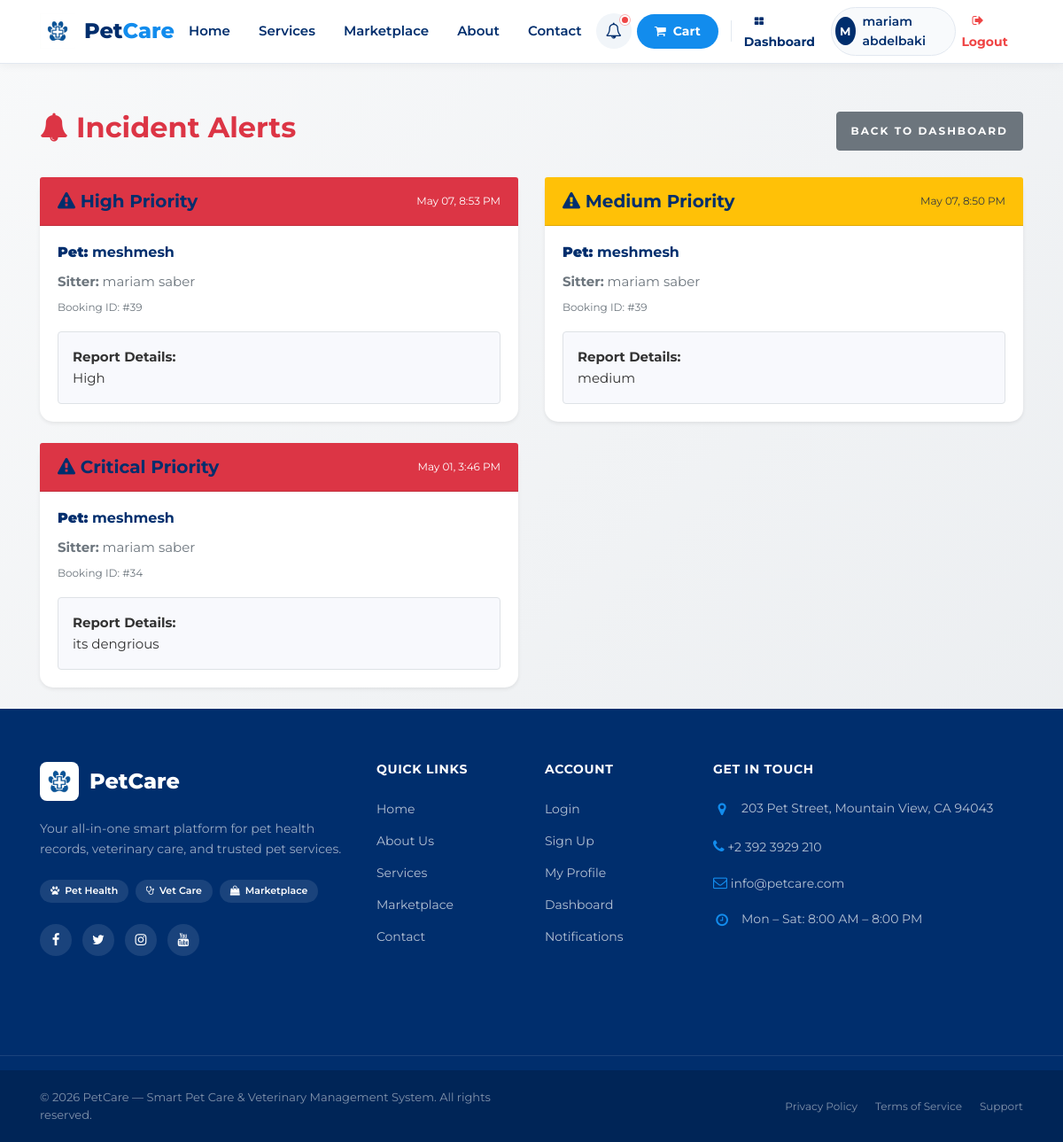
The app's page /petowner/incidents (signed in) with its own data.
### tables this page shows
CREATE TABLE `incidents` (
  `IncidentID` int(11) NOT NULL,
  `BookingID` int(11) NOT NULL,
  `SitterID` int(11) NOT NULL,
  `OwnerID` int(11) NOT NULL,
  `PetID` int(11) NOT NULL,
  `Description` text NOT NULL,
  `Severity` enum('Low','Medium','High','Critical') DEFAULT 'Low',
  `Status` enum('Open','Resolved') DEFAULT 'Open',
  `ReportedAt` timestamp NOT NULL DEFAULT current_timestamp()
);

CREATE TABLE `pet` (
  `PetID` int(11) NOT NULL,
  `OwnerID` int(11) NOT NULL,
  `PetName` varchar(150) DEFAULT NULL,
  `Species` varchar(100) NOT NULL,
  `Age` int(11) DEFAULT NULL,
  `Gender` enum('Male','Female') DEFAULT NULL,
  `Weight` decimal(5,2) DEFAULT NULL,
  `Allergies` text DEFAULT NULL,
  `HandlingInstructions` text DEFAULT NULL,
  `BehaviorNotes` text DEFAULT NULL,
  `passport_ready` tinyint(1) DEFAULT 0
);

CREATE TABLE `serviceprovider` (
  `ProviderID` int(11) NOT NULL,
  `Name` varchar(100) NOT NULL,
  `ServiceType` varchar(50) DEFAULT NULL
);

### App/Controllers/PetOwnerController.php (called while the page is built, shortened)
<?php
class PetOwnerController extends Controller
{
    public function incidents()
    {
        $incidentModel = new Incident();
        $data['incidents'] = $incidentModel->getByOwner($_SESSION['id']);
        $this->view('PetOwner/incidents', $data);
    }
}

### App/Core/App.php (called while the page is built, shortened)
<?php
class App
{
    private $method     = 'index';
    public function splitUrl()
    {
        $url = $_GET['url'] ?? 'home';
        $url = rtrim($url, '/');
        $url = explode('/', $url);
        return $url;
    }
    public function run()
    {
        $url = $this->splitUrl();
        $controller = new $this->controller;
        if (! empty($url[1])) {
            if (method_exists($controller, $url[1])) {
                $this->method = $url[1];
            } else {
                require_once __DIR__ . '/../Controllers/Error404Controller.php';
                $this->controller = 'Error404Controller';
                $controller = new $this->controller;
                $this->method = 'index';
            }
        }
        $params = [];
call_user_func_array(
    [$controller, $this->method],
    $params
);
    }
}

### Public/index.php (called while the page is built, shortened)
<?php
$app = new App;
$app->run();

### App/Core/Database.php (called while the page is built)
<?php
trait Database
{
    public function connect()
    {
        $string = "mysql:host=" . DBHOST . ";dbname=" . DBNAME . ";charset=utf8mb4";
        $options = [
            PDO::ATTR_ERRMODE            => PDO::ERRMODE_EXCEPTION,
            PDO::ATTR_DEFAULT_FETCH_MODE => PDO::FETCH_ASSOC,
        ];
        $connection = new PDO($string, DBUSER, DBPASS, $options);
        return $connection;
    }
    public function query($query, $data = [])
    {
        try {
            $stmt  = $this->connect()->prepare($query);
            $check = $stmt->execute($data);
            if ($check) {
                $result = $stmt->fetchAll(PDO::FETCH_ASSOC);
                if (is_array($result) && count($result) > 0) {
                    return $result;
                } else {
                    return $stmt->rowCount() > 0 ? true : false;
                }
            } else {
                return false;
            }
        } catch (PDOException $e) {
            error_log("DB Error: " . $e->getMessage());
            return false;
        }
    }
}

### App/models/Incident.php (called while the page is built, shortened)
<?php
class Incident
{
    public function getByOwner($ownerId)
    {
        $query = "SELECT i.*, p.PetName, s.Name as SitterName
                  FROM incidents i
                  LEFT JOIN pet p ON i.PetID = p.PetID
                  LEFT JOIN serviceprovider s ON i.SitterID = s.ProviderID
                  WHERE i.OwnerID = :OwnerID
                  ORDER BY i.ReportedAt DESC";
        return $this->query($query, ['OwnerID' => $ownerId]);
    }
}

### App/views/PetOwner/incidents.php (the view)
<?php require __DIR__ . '/../layouts/header.php'; ?>
<?php require __DIR__ . '/../layouts/navbar.php'; ?>
<section class="container mt-5">
    <div class="row">
        <div class="col-md-12">
            <div class="d-flex justify-content-between align-items-center mb-4">
                <h2 class="text-danger"><i class="fa fa-bell"></i> Incident Alerts</h2>
                <a href="<?= ROOT ?>/PetOwner/dashboard" class="btn btn-secondary">Back to Dashboard</a>
            </div>
            <?php if (empty($incidents)): ?>
                <div class="alert alert-success p-4 text-center">
                    <i class="fa fa-check-circle fa-3x mb-3"></i>
                    <h5>All Clear!</h5>
                    <p class="mb-0">There are no reported incidents or emergencies for any of your pets.</p>
                </div>
            <?php else: ?>
                <div class="row">
                    <?php foreach ($incidents as $incident): ?>
                        <div class="col-md-6 mb-4">
                            <?php
                                $borderColor = 'border-warning';
                                $headerColor = 'bg-warning text-dark';
                                if ($incident['Severity'] == 'High' || $incident['Severity'] == 'Critical') {
                                    $borderColor = 'border-danger';
                                    $headerColor = 'bg-danger text-white';
                                }
                            ?>
                            <div class="card shadow-sm <?= $borderColor ?>">
                                <div class="card-header <?= $headerColor ?> d-flex justify-content-between align-items-center">
                                    <h5 class="mb-0"><i class="fa fa-exclamation-triangle"></i> <?= htmlspecialchars($incident['Severity']) ?> Priority</h5>
                                    <small><?= date('M d, g:i A', strtotime($incident['ReportedAt'])) ?></small>
                                </div>
                                <div class="card-body">
                                    <h6 class="card-title"><strong>Pet:</strong> <?= htmlspecialchars($incident['PetName']) ?></h6>
                                    <p class="card-text text-muted mb-1"><strong>Sitter:</strong> <?= htmlspecialchars($incident['SitterName'] ?? 'Unknown Sitter') ?></p>
                                    <p class="card-text text-muted mb-3"><small>Booking ID: #<?= htmlspecialchars($incident['BookingID']) ?></small></p>
                                    <div class="p-3 bg-light rounded border">
                                        <strong>Report Details:</strong><br>
                                        <?= nl2br(htmlspecialchars($incident['Description'])) ?>
                                    </div>
                                </div>
                            </div>
                        </div>
                    <?php endforeach; ?>
                </div>
            <?php endif; ?>
        </div>
    </div>
</section>
<?php require __DIR__ . '/../layouts/footer.php'; ?>

### Public/assets/CSS/profile.css (style rules this page uses)
:root { --profile-primary: #185FA5; --profile-secondary: #0C447C; --profile-bg: #f8fafc; --profile-white: #ffffff; --profile-border: rgba(0, 0, 0, 0.08); --profile-text: #1e293b; --profile-muted: #64748b; --profile-radius: 16px; --profile-shadow: 0 4px 6px -1px rgba(0, 0, 0, 0.1), 0 2px 4px -1px rgba(0, 0, 0, 0.06); }

### Public/assets/CSS/appointments.css (style rules this page uses)
.card { border-radius: 15px; border: none; }

### Public/assets/CSS/passport.css (style rules this page uses)
body { background: #f4f7f6; }

### Public/assets/CSS/home.css (style rules this page uses)
:root { --brand-primary: var(--chewy-blue); --brand-secondary: var(--chewy-navy); --brand-accent: var(--chewy-orange); --brand-bg: #f6f9fc; }

### Public/assets/CSS/error.css (style rules this page uses)
:root { --primary-blue: #185FA5; --soft-blue: #E3F2FD; --accent-orange: #FF8A65; --glass-bg: rgba(255, 255, 255, 0.85); }
body { background: linear-gradient(135deg, #f8f9fa 0%, #e9ecef 100%); min-height: 100vh; display: flex; flex-direction: column; }

### Public/assets/CSS/theme.css (style rules this page uses)
:root { --chewy-blue: #128ced; --chewy-navy: #002e6d; --chewy-orange: #ff9f00; --chewy-bg: #ffffff; --chewy-bg-alt: #f6f6f6; --chewy-text: #333333; --chewy-text-muted: #666666; --chewy-border: #e2e8f0; --chewy-radius: 12px; --chewy-radius-pill: 100px; --chewy-shadow: 0 4px 12px rgba(0, 0, 0, 0.05); }
body { font-family: 'Montserrat', -apple-system, BlinkMacSystemFont, "Segoe UI", Roboto, sans-serif; color: var(--chewy-text); background-color: var(--chewy-bg); line-height: 1.6; }
h1, h2, h3, h4, h5, h6 { color: var(--chewy-navy); font-weight: 700; }

### records on screen
incidents: Severity "High", ReportedAt "May 07, 8:53 PM", PetID.PetName "meshmesh", serviceprovider.Name "mariam saber", BookingID "39", Description "High"
incidents: Severity "Medium", ReportedAt "May 07, 8:50 PM", PetID.PetName "meshmesh", serviceprovider.Name "mariam saber", BookingID "39", Description "medium"
incidents: Severity "Critical", ReportedAt "May 01, 3:46 PM", PetID.PetName "meshmesh", serviceprovider.Name "mariam saber", BookingID "34", Description "its dengrious"

### other values on screen
substr($_SESSION['username'], 0, 1) "M"
$_SESSION['username'] "mariam abdelbaki"
